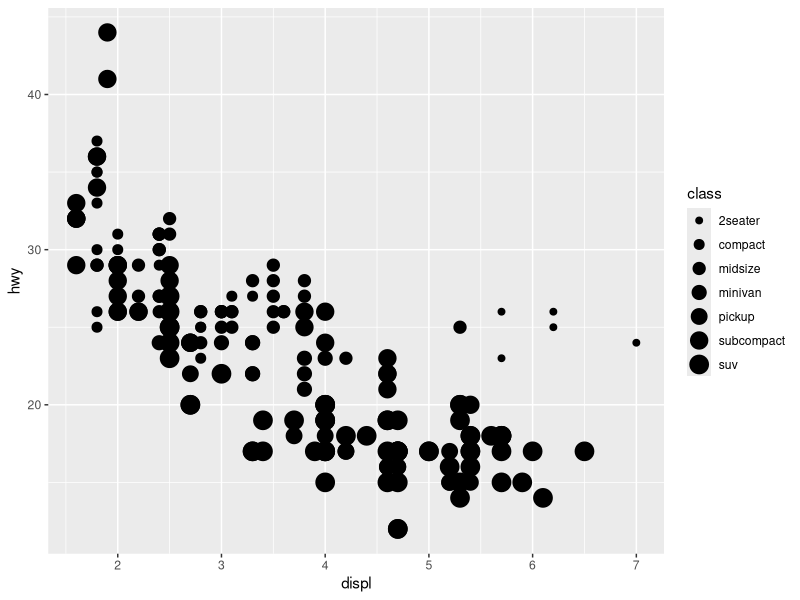
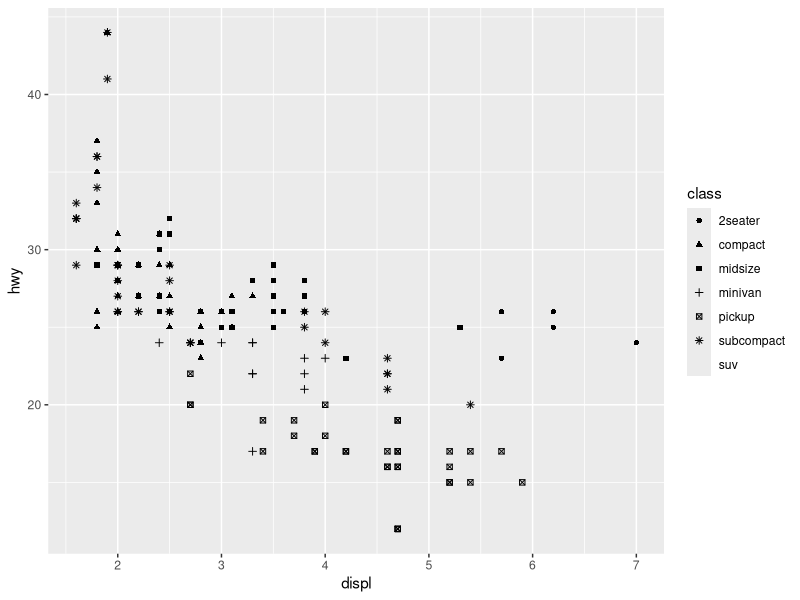
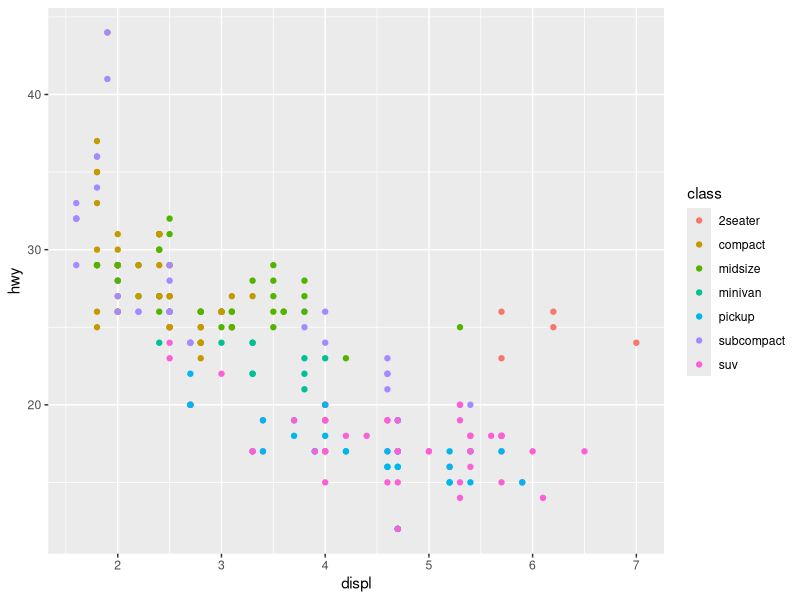
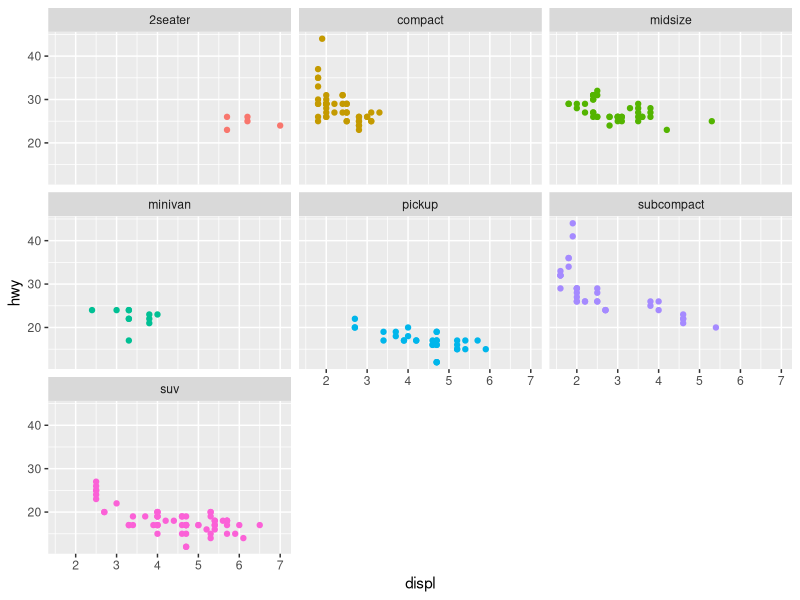

Write the R code that produced these figures, in order.
## ---- chunk 1
knitr::opts_chunk$set(echo = TRUE)
## ---- chunk 2
library(tidyverse)
## ---- chunk 3
ggplot(data = mpg) + 
  geom_point(mapping = aes(x = displ, y = hwy, size = class))
## ---- chunk 4
ggplot(data = mpg) + 
  geom_point(mapping = aes(x = displ, y = hwy, shape = class))
## ---- chunk 5
ggplot(data = mpg) + 
  geom_point(mapping = aes(x = displ, y = hwy, color = class))
## ---- chunk 6
ggplot(data = mpg) + 
  geom_point(mapping = aes(x = displ, y = hwy, color = class), show.legend = FALSE) +
  facet_wrap(~class)
